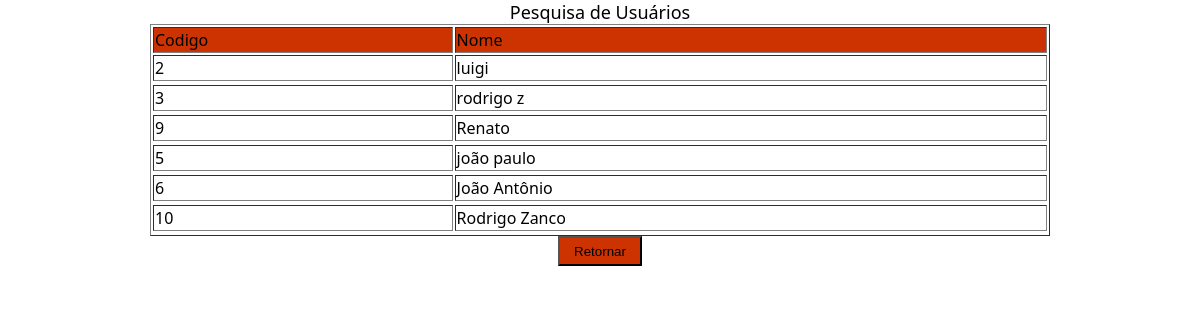
/buscar_usuarios.php, run on the app's committed database.
### tables this page shows
CREATE TABLE IF NOT EXISTS `usuario` (
  `cod_usuario` smallint(6) NOT NULL AUTO_INCREMENT,
  `nome` varchar(100) NOT NULL,
  `senha` varchar(75) NOT NULL,
  PRIMARY KEY (`cod_usuario`)
);

### buscar_usuarios.php (the view, shortened to what this page needs)
<!DOCTYPE html PUBLIC "-//W3C//DTD XHTML 1.0 Transitional//EN" "http://www.w3.org/TR/xhtml1/DTD/xhtml1-transitional.dtd">
<html xmlns="http://www.w3.org/1999/xhtml">
<head>
<title>Buscar Usuarios</title></head>
<link type="text/css" rel="stylesheet" href="estilos.css"/>
<body>
<?php
echo "<center><font face=\"Segoe UI\" size=\"4\">Pesquisa de Usuários</font></center>";
?>
<center>
<table border="1" width="900" style="font-family:Segoe UI">
<tr>
	<td style="background-color:#C30">Codigo</td>
	<td style="background-color:#C30">Nome</td>
</tr>
<?PHP
include ("conexao.php");
$link=conectar();
$var=$_POST['cx_busca'];
$consul="SELECT * FROM usuario WHERE nome like '%".$var."%' ";
$resul=mysql_query($consul,$link);
while ($busca=mysql_fetch_array($resul)){
	echo "<tr><td>".$busca['cod_usuario']."</td>";
	echo "<td>".$busca['nome']."</td>";
	echo "<tr>";
}
?>
</table>
<a href="listar_usuarios.php">
<button name="voltar" value="button_sair" type="submit" style="width:84px; height: 30px; background-color: #C30" tabindex="10">Retornar</button>
    </body>
    </html>

### conexao.php (shortened to what this page needs)
<!DOCTYPE html PUBLIC "-//W3C//DTD XHTML 1.0 Transitional//EN" "http://www.w3.org/TR/xhtml1/DTD/xhtml1-transitional.dtd">
<html xmlns="http://www.w3.org/1999/xhtml">
<head>
</head>
<body>
</body>
</html>

### estilos.css (style rules this page uses)
body,html { background-image:url("imagem1.jpg"); background-attachment:fixed; background-repeat:repeat; background-position:center; background-size:100%; margin: 0; padding: 0; height: 100%; }

### data on the page
usuario: cod_usuario "2", nome "luigi"
usuario: cod_usuario "3", nome "rodrigo z"
usuario: cod_usuario "9", nome "Renato"
usuario: cod_usuario "5", nome "joão paulo"
usuario: cod_usuario "6", nome "João Antônio"
usuario: cod_usuario "10", nome "Rodrigo Zanco"
